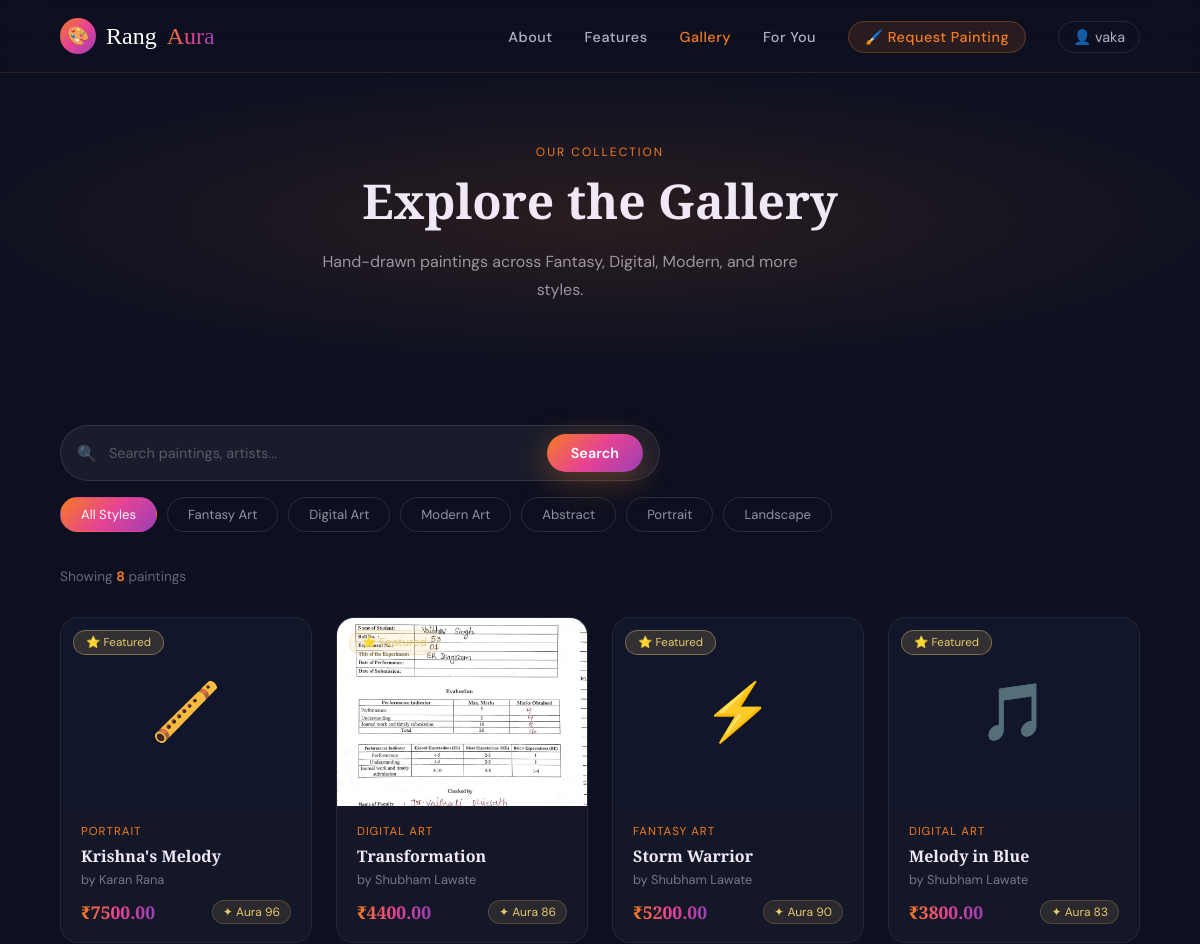
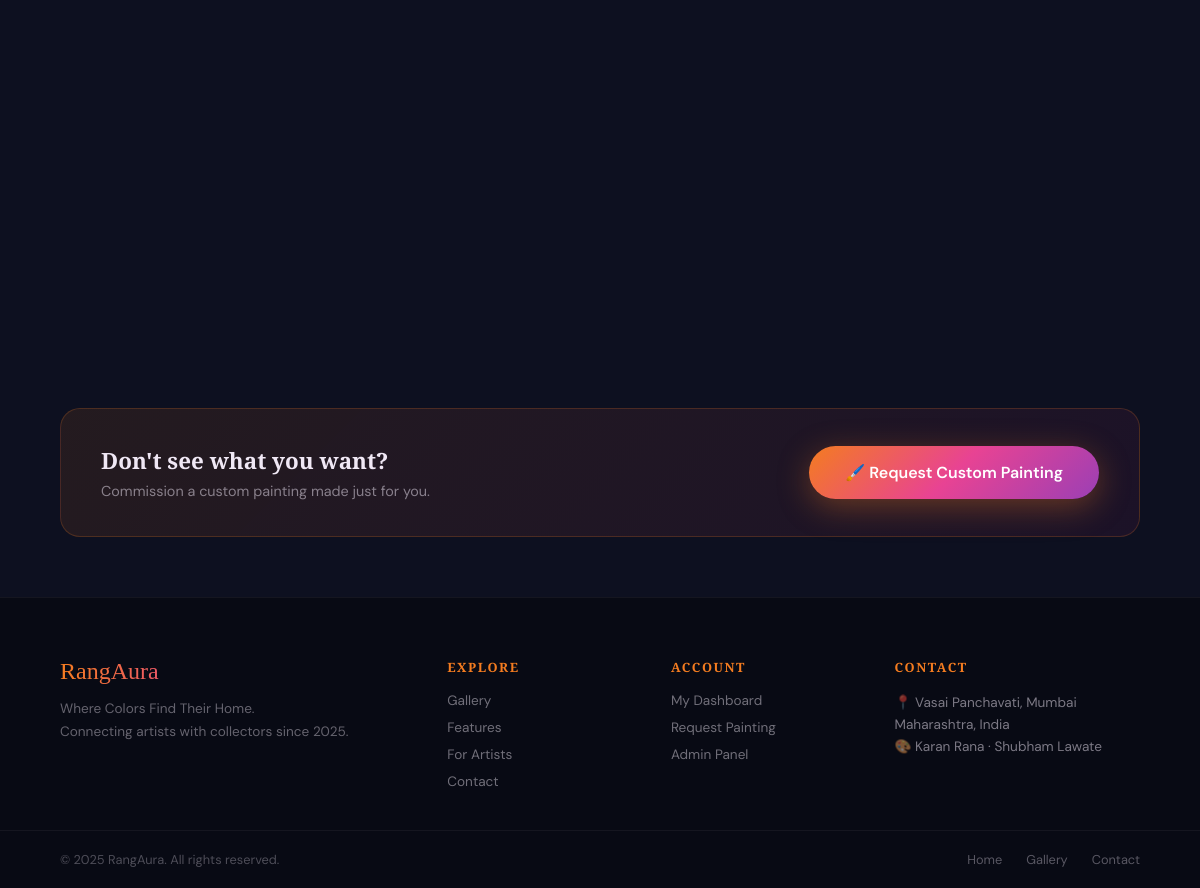
The app's page /gallery/ (signed in) with its own data (2 pictures, top to bottom).
### core/models.py (models this page shows, shortened)
class Painting(models.Model):
    STYLE_CHOICES = [
        ('fantasy', 'Fantasy Art'),
        ('digital', 'Digital Art'),
        ('modern', 'Modern Art'),
        ('abstract', 'Abstract'),
        ('portrait', 'Portrait'),
        ('landscape', 'Landscape'),
    ]
    title = models.CharField(max_length=150)
    artist_name = models.CharField(max_length=100)
    style = models.CharField(max_length=30, choices=STYLE_CHOICES, default='digital')
    description = models.TextField(blank=True)
    price = models.DecimalField(max_digits=10, decimal_places=2)
    image = models.ImageField(upload_to='paintings/', blank=True, null=True)
    emoji = models.CharField(max_length=10, default='🎨', help_text="Emoji shown when no image uploaded")
    aura_popularity = models.IntegerField(default=80, help_text="Artist popularity score (0-100)")
    aura_uniqueness = models.IntegerField(default=80, help_text="Uniqueness score (0-100)")
    aura_interest = models.IntegerField(default=80, help_text="Buyer interest score (0-100)")
    aura_expert = models.IntegerField(default=80, help_text="Expert review score (0-100)")
    is_featured = models.BooleanField(default=False)
    is_available = models.BooleanField(default=True)
    created_at = models.DateTimeField(auto_now_add=True)
    class Meta:
        ordering = ['-is_featured', '-created_at']
    @property
    def aura_total(self):
        return round((self.aura_popularity + self.aura_uniqueness +
                      self.aura_interest + self.aura_expert) / 4)
    @property
    def style_label(self):
        return dict(self.STYLE_CHOICES).get(self.style, self.style)

### core/views.py (the view)
# urls.py: path('gallery/', views.gallery, name='gallery'),
def gallery(request):
    style_filter = request.GET.get('style', '')
    search_query = request.GET.get('q', '')
    paintings = Painting.objects.filter(is_available=True)
    if style_filter:
        paintings = paintings.filter(style=style_filter)
    if search_query:
        paintings = paintings.filter(
            Q(title__icontains=search_query) |
            Q(artist_name__icontains=search_query) |
            Q(description__icontains=search_query)
        )
    style_choices = Painting.STYLE_CHOICES
    context = {
        'paintings': paintings,
        'style_choices': style_choices,
        'active_style': style_filter,
        'search_query': search_query,
    }
    return render(request, 'core/gallery.html', context)

### templates/core/gallery.html (shortened to what this page needs)
{% extends 'base.html' %}
{% load static %}
{% block content %}
<div class="page-hero">
  <div class="page-hero-bg"></div>
  <div class="page-hero-content">
    <span class="section-tag">Our Collection</span>
    <h1 class="section-title">Explore the Gallery</h1>
    <p class="section-sub">Hand-drawn paintings across Fantasy, Digital, Modern, and more styles.</p>
  </div>
</div>
<section style="padding:60px;">
  <div class="gallery-controls">
    <form method="GET" action="{% url 'gallery' %}" class="gallery-search-form">
      <div class="search-bar">
        <span>🔍</span>
        <input type="text" name="q" value="{{ search_query }}" placeholder="Search paintings, artists..." class="search-input"/>
        <button type="submit" class="btn-primary" style="padding:10px 24px;font-size:0.9rem;">Search</button>
      </div>
      <div class="filter-chips">
        <a href="{% url 'gallery' %}" class="chip {% if not active_style %}chip-active{% endif %}">All Styles</a>
        {% for value, label in style_choices %}
        <a href="{% url 'gallery' %}?style={{ value }}{% if search_query %}&q={{ search_query }}{% endif %}"
           class="chip {% if active_style == value %}chip-active{% endif %}">{{ label }}</a>
        {% endfor %}
      </div>
    </form>
  </div>
  <p style="color:rgba(240,232,245,0.4);font-size:0.85rem;margin-bottom:32px;">
    Showing <strong style="color:var(--orange)">{{ paintings|length }}</strong> painting{{ paintings|length|pluralize }}
  </p>
  {% if paintings %}
  <div class="full-gallery-grid">
    {% for painting in paintings %}
    <a href="{% url 'painting_detail' painting.pk %}" class="full-g-card" style="text-decoration:none;">
      <div class="full-g-img">
        {% if painting.image %}
          <img src="{{ painting.image.url }}" alt="{{ painting.title }}"/>
        {% else %}
          <div class="full-g-emoji">{{ painting.emoji }}</div>
        {% endif %}
        {% if painting.is_featured %}
          <div class="featured-badge">⭐ Featured</div>
        {% endif %}
      </div>
      <div class="full-g-info">
        <div class="full-g-style">{{ painting.style_label }}</div>
        <h3 class="full-g-title">{{ painting.title }}</h3>
        <p class="full-g-artist">by {{ painting.artist_name }}</p>
        <div class="full-g-footer">
          <span class="full-g-price">₹{{ painting.price }}</span>
          <div class="aura-score-mini">
            <span>✦</span> Aura {{ painting.aura_total }}
          </div>
        </div>
      </div>
    </a>
    {% endfor %}
  </div>
  {% endif %}
  <div class="gallery-cta-banner">
    <div>
      <h3>Don't see what you want?</h3>
      <p>Commission a custom painting made just for you.</p>
    </div>
    {% if user.is_authenticated %}
      <a href="{% url 'request_painting' %}" class="btn-primary">🖌️ Request Custom Painting</a>
    {% else %}
      <a href="{% url 'register' %}" class="btn-primary">Join Free & Request →</a>
    {% endif %}
  </div>
</section>
{% endblock %}

### templates/base.html (shortened to what this page needs)
{% load static %}
<!DOCTYPE html>
<html lang="en">
<head>
<link rel="stylesheet" href="{% static 'css/style.css' %}"/>
</head>
<body>
<nav id="main-nav">
  <a href="{% url 'home' %}" class="nav-logo">
    <div class="brush-icon">🎨</div>
    <span class="rang">Rang</span><span class="aura">Aura</span>
  </a>
  <ul id="navMenu">
    <li><a href="{% url 'home' %}#about">About</a></li>
    <li><a href="{% url 'home' %}#features">Features</a></li>
    <li><a href="{% url 'gallery' %}">Gallery</a></li>
    <li><a href="{% url 'home' %}#audience">For You</a></li>
    {% if user.is_authenticated %}
      <li><a href="{% url 'request_painting' %}" class="nav-highlight">🖌️ Request Painting</a></li>
      <li class="nav-user-menu">
        <span class="nav-username">👤 {{ user.username }}</span>
      </li>
    {% else %}
      <li><a href="{% url 'login' %}">Login</a></li>
      <li><a href="{% url 'register' %}" class="nav-cta">Get Started</a></li>
    {% endif %}
  </ul>
</nav>
{% block content %}{% endblock %}
<footer>
  <div class="footer-top">
    <div class="footer-brand">
      <span class="footer-logo">RangAura</span>
      <p>Where Colors Find Their Home.<br/>Connecting artists with collectors since 2025.</p>
    </div>
    <div class="footer-links-group">
      <h4>Explore</h4>
      <a href="{% url 'gallery' %}">Gallery</a>
      <a href="{% url 'home' %}#features">Features</a>
      <a href="{% url 'home' %}#audience">For Artists</a>
      <a href="{% url 'home' %}#contact">Contact</a>
    </div>
    <div class="footer-links-group">
      <h4>Account</h4>
      {% if user.is_authenticated %}
        <a href="{% url 'dashboard' %}">My Dashboard</a>
        <a href="{% url 'request_painting' %}">Request Painting</a>
      {% else %}
        <a href="{% url 'register' %}">Register</a>
        <a href="{% url 'login' %}">Login</a>
      {% endif %}
      <a href="/admin/">Admin Panel</a>
    </div>
    <div class="footer-links-group">
      <h4>Contact</h4>
      <p style="color:rgba(240,232,245,0.5);font-size:0.85rem;line-height:1.6;">
        📍 Vasai Panchavati, Mumbai<br/>
        Maharashtra, India<br/>
        🎨 Karan Rana · Shubham Lawate
      </p>
    </div>
  </div>
  <div class="footer-bottom">
    <p>© 2025 RangAura. All rights reserved.</p>
    <div class="footer-links">
      <a href="{% url 'home' %}">Home</a>
      <a href="{% url 'gallery' %}">Gallery</a>
      <a href="{% url 'home' %}#contact">Contact</a>
    </div>
  </div>
</footer>
</body>
</html>

### records on screen
Painting: emoji "🪈", is_featured "⭐ Featured", style_label "PORTRAIT", title "Krishna's Melody", artist_name "Karan Rana", price "7500.00", aura_total "96"
Painting: image (picture), is_featured "⭐ Featured", style_label "DIGITAL ART", title "Transformation", artist_name "Shubham Lawate", price "4400.00", aura_total "86"
Painting: emoji "⚡", is_featured "⭐ Featured", style_label "FANTASY ART", title "Storm Warrior", artist_name "Shubham Lawate", price "5200.00", aura_total "90"
Painting: emoji "🎵", is_featured "⭐ Featured", style_label "DIGITAL ART", title "Melody in Blue", artist_name "Shubham Lawate", price "3800.00", aura_total "83"

### other values on screen
{{ user.username }} "vaka"
{{ label }} "Fantasy Art" "Digital Art" "Modern Art" "Abstract" "Portrait" "Landscape"
{{ paintings|length }} "8"
